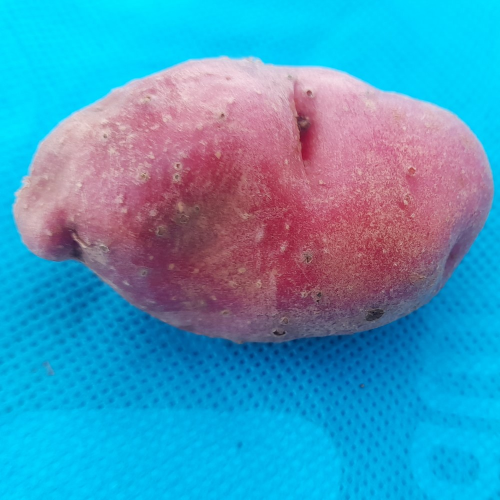
#> input picture lab6/nuevo_papa.jpg, 1000 x 1000 px (shown at 1/2 size)
$ jupyter execute --allow-errors Arbol_Decision_papas_entera.ipynb
#> lines starting #> are read from the running program, lines starting #| are printed output that depends on the picture
# **Árbol de Decisión**

```
Alumno : Pfoccori Quispe Alex Harvey
Codigo: 193837
Proposito : Árbol de Decisión en la clasificación de papas enteras
```

## **Árbol de Decisión**
Prueba de un árbol de decisión con el dataset de microorganismos.</br>
El criterio para la constrcción del árbol es el de gini con una profundidad considerable.</br>
Se incluye la etapa de test y predicción, así como el cálculo de las métricas respectivas.

## **1. Librerias a utilizar**

[cell 1]
# Librerias generales
import numpy as np
import matplotlib.pyplot as plt
import pandas as pd
from sklearn import datasets
from sklearn.model_selection import train_test_split
from sklearn.preprocessing import MinMaxScaler
from sklearn import tree

# Librerias para metricas
import sklearn.metrics as metrics
from sklearn.metrics import classification_report
from sklearn.metrics import confusion_matrix

# Librerias para Naive Bayes
from sklearn.tree import DecisionTreeClassifier

## **2. Leer datos**

[cell 2]
pixel_num = ['p' + str(i + 1) for i in range(90000)]
pixel_num.append('variedad')

#> (a cell that did not finish here is left out)

## **3. Descripcion de datos**

#> (a cell that did not finish here is left out)

## **4. Distribucion de clases**

#> (a cell that did not finish here is left out)

## **5. Separación de datos, para entrenamiento y test**

#> (a cell that did not finish here is left out)

## **6. Entrenamiento de árbol de decisión**

[cell 7]
# Crear el obj árbol de decisión
# HIPERPARAMETRO
#=========
# Indice de impuresa GINI: (criterion)
# Máxima profundidad del árbol: (max_depth)
ArbolDecision = DecisionTreeClassifier(criterion='entropy', max_depth=180)

# entrenar el árbol de decision
#> (the rest of this cell did not finish here and is left out)

## **Test AD**

#> (a cell that did not finish here is left out)

## **7. Gráfica de árbol de decisión**

[cell 9]
from sklearn.tree import export_graphviz
from graphviz import Source # conda install -c conda-forge python-graphviz
from IPython.display import SVG

#> (the rest of this cell did not finish here and is left out)

## **8. Test**

#> (a cell that did not finish here is left out)

#> (a cell that did not finish here is left out)

## **9. Matriz de confusión y métricas**

#> (a cell that did not finish here is left out)

[cell 13]
# Mapa de calor
import seaborn as sns
#> (the rest of this cell did not finish here and is left out)

## **10. Prediccion**

[cell 14]
import cv2
pixel = []
# Leer nuevo archivo de imagen en escala de grices
image = cv2.imread('./nuevo_papa.jpg', cv2.IMREAD_GRAYSCALE)
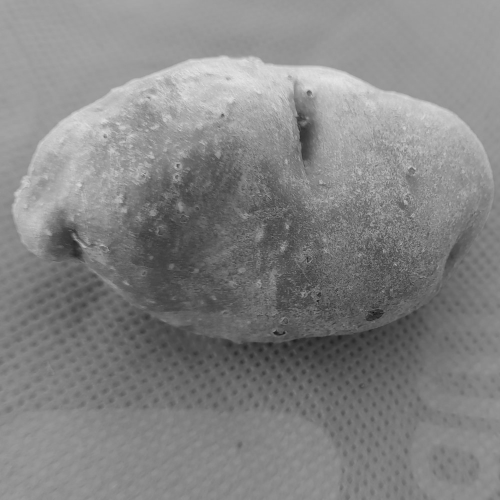
#> image: shape (1000, 1000) (shown at 1/2 size); min 13, max 234, mean 131.7
# Reescala la imagen a una dimension de 300x300 pixeles
image_rescaled = cv2.resize(image, (300,300), interpolation=cv2.INTER_AREA)
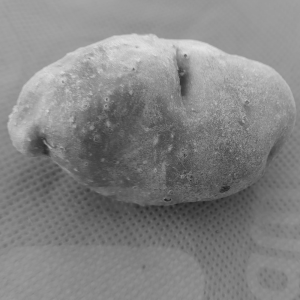
#> image_rescaled: shape (300, 300); min 34, max 227, mean 131.7
# Obtienen imagen vectorizado y etiquetado
img = np.reshape(image_rescaled, (90000))
pixel.append(img)
# Convierte array de imagenes a dataframe de pandas
nuevo=np.array(pixel)
nuevo

#> (the rest of this cell did not finish here and is left out)

$ run again, with lab6/nuevo_corte.jpg copied over lab6/nuevo_papa.jpg
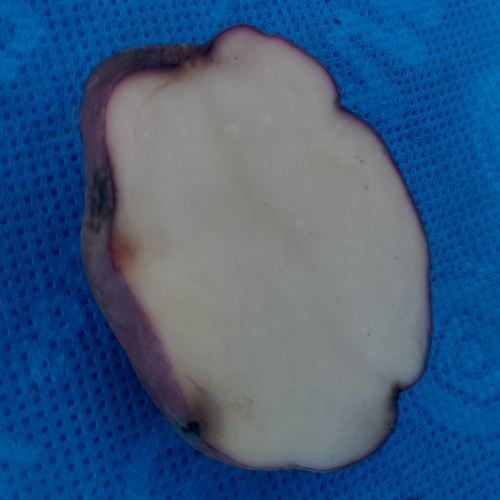
#> input picture lab6/nuevo_corte.jpg, 1000 x 1000 px (shown at 1/2 size)
#> `image = cv2.imread('./nuevo_papa.jpg', cv2.IMREAD_GRAYSCALE)`:
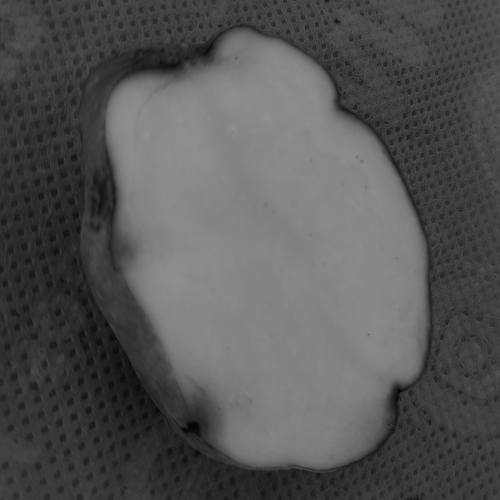
#> image: shape (1000, 1000) (shown at 1/2 size); min 2, max 147, mean 84.5
#> `image_rescaled = cv2.resize(image, (300,300), interpolation=cv2.INTER_..`:
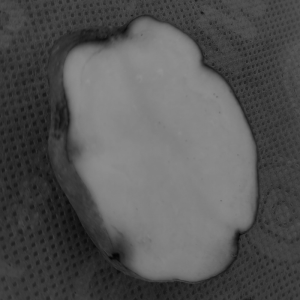
#> image_rescaled: shape (300, 300); min 3, max 146, mean 84.5
